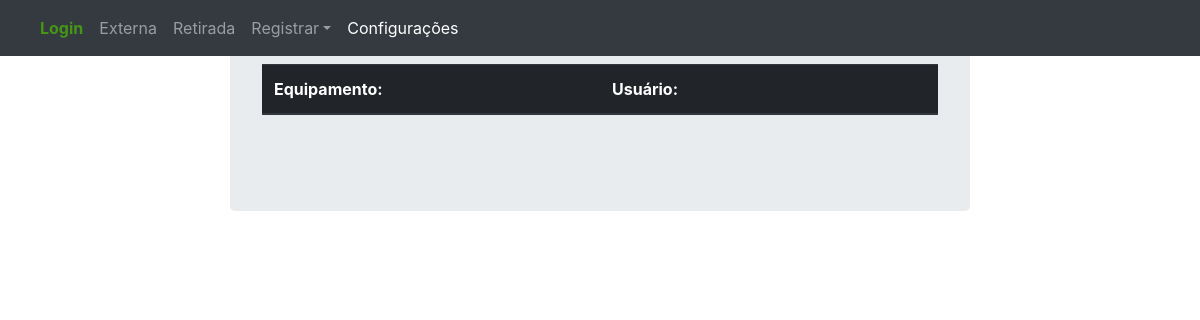
Page /externa on the earlier database version.
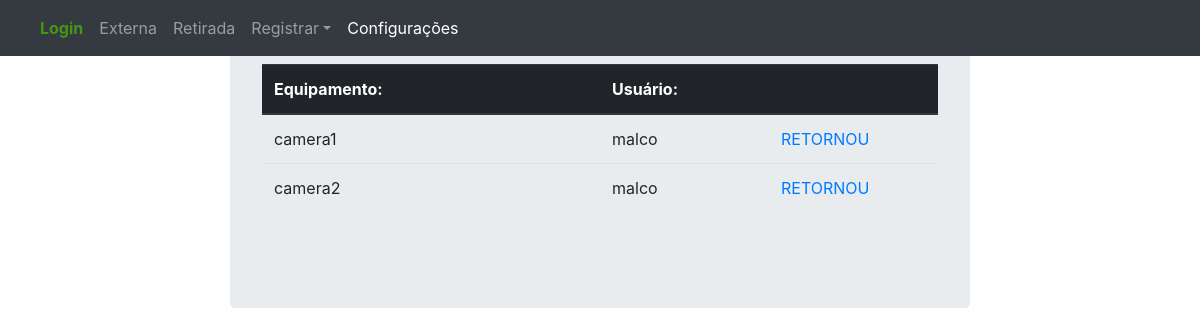
Same page on the later database version.
### app/models/tables.py (models this page shows, shortened)
class Equipamento(db.Model):
    __tablename__="equipamentos"
    id=db.Column(db.Integer,primary_key=True)
    name=db.Column(db.String(80))
    status=db.Column(db.Boolean)
    descricao=db.Column(db.String(200))
    usuario=db.Column(db.String(80))

### app/controllers/externa.py (the view)
@app.route("/externa")
def exibir():
    Listaequip=Equipamento.query.all()
    return render_template('externa.html',equipamentos=Listaequip)

### app/templates/externa.html
{% extends "base.html" %}
{% block content%}
<div class="container">
    <div class="row">
        <div class="offser-2 col-md-8 offset-2 jumbotron">
            <table class="table jumbotron">
                <thead class="thead-dark">
                    <tr>
                        <th width='50%'>Equipamento:</th>
                        <th width='25%'>Usuário:</th>
                        <th width='25%'></th>
                    </tr>
                </thead>
                {% for equipamento in equipamentos %}
                    {% if equipamento.status==True %}
                        <tr>
                            <td width='50%'>{{equipamento.name}}</td>
                            <td width='25%'> {{equipamento.usuario}}</td>
                            <td width='25%'><a href="/retornou/{{equipamento.id}}">RETORNOU</a></td>
                        </tr>
                    {% endif %}
                {% endfor %}
            </table>
        </div>
    </div>
</div>
{% endblock %}

### app/templates/base.html (shortened to what this page needs)
<!doctype html>
<html lang="pt-br">
  <head>
    <link href="../static/css/bootstrap.min.css" rel="stylesheet">
  </head>
  <body>
    <nav class="navbar navbar-expand-md navbar-dark fixed-top bg-dark ">
      <div class="collapse navbar-collapse" id="navbarsExampleDefault">
        <ul class="navbar-nav mr-auto">
          <li class="nav-item active">
            <a class="nav-link" href="/"> </a>
          </li>
          <li class="nav-item">
            {% if current_user.is_authenticated %}
               <a class="nav-link " style="color:red" href="/logout"><b>Sair</b></a>
             {% else %}
             <a class="nav-link " style="color:rgb(68, 151, 21)" href="/login"><b>Login</b></a>
             {% endif %}
          </li>
          <li class="nav-item">
            <a class="nav-link " href="/externa">Externa</a>
          </li>
          <li class="nav-item">
            <a class="nav-link" href="/retirada"> Retirada</a>
          </li>
          <li class="nav-item dropdown">
            <a class="nav-link dropdown-toggle" href="http://example.com" id="dropdown01" data-toggle="dropdown" aria-haspopup="true" aria-expanded="false">Registrar</a>
          </li>
          <li class="nav-item active">
            <a class="nav-link" href="/">Configurações</a>
          </li>
        </ul>
      </div>
    </nav>
    <main role="main" class="container ">
        {% block content %}
        {% endblock %}
    </main>
  </body>
</html>

Differences in the rows shown:
added Equipamento: name "camera1", usuario "malco"
added Equipamento: name "camera2", usuario "malco"
